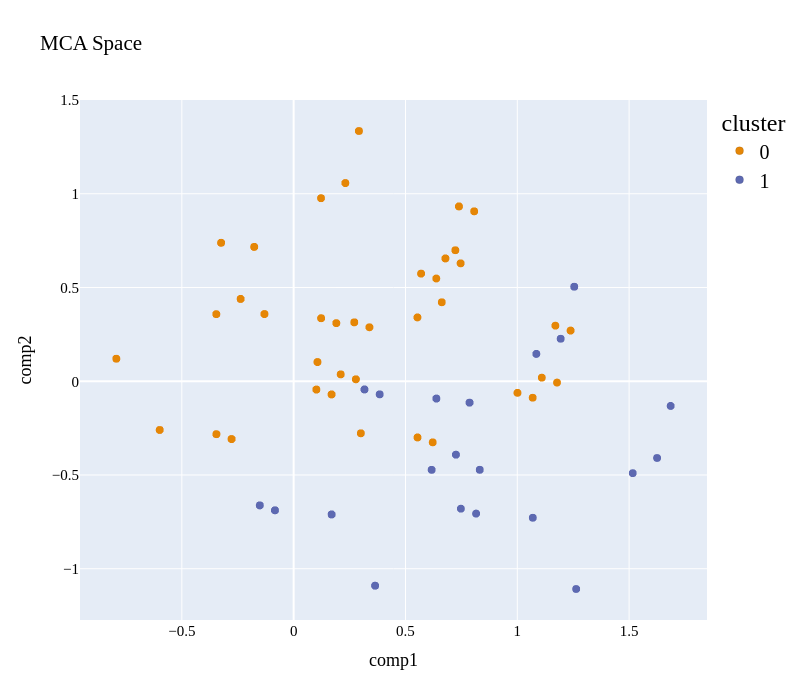

Source (notebook cell):
### Code cell
plot_pca_2d(mca_3d_df, title="MCA Space", opacity=1, width_line = 0.1)

### Figure 1 — Plotly figure (JSON) as saved in the notebook; plotly's stock layout.template omitted (floating-point values rounded to 4 significant figures; data arrays with more than 128 entries replaced by an {"elided": "..."} marker saying what was removed)
{"data": [{"hovertemplate": "cluster=0<br>comp1=%{x}<br>comp2=%{y}<extra></extra>", "legendgroup": "0", "marker": {"color": "rgb(229, 134, 6)", "line": {"color": "black", "width": 0.1}, "opacity": 1, "size": 8, "symbol": "circle"}, "mode": "markers", "name": "0", "showlegend": true, "type": "scattergl", "x": {"elided": "3622 float values"}, "xaxis": "x", "y": {"elided": "3622 float values"}, "yaxis": "y"}, {"hovertemplate": "cluster=1<br>comp1=%{x}<br>comp2=%{y}<extra></extra>", "legendgroup": "1", "marker": {"color": "rgb(93, 105, 177)", "line": {"color": "black", "width": 0.1}, "opacity": 1, "size": 8, "symbol": "circle"}, "mode": "markers", "name": "1", "showlegend": true, "type": "scattergl", "x": {"elided": "1378 float values"}, "xaxis": "x", "y": {"elided": "1378 float values"}, "yaxis": "y"}], "layout": {"autosize": false, "font": {"color": "black", "family": "Gilroy", "size": 15}, "height": 700, "legend": {"font": {"size": 20}, "title": {"font": {"family": "Times New Roman"}, "text": "cluster"}, "tracegroupgap": 0}, "scene": {"xaxis": {"title": {"font": {"color": "black"}, "text": "comp1"}}, "yaxis": {"title": {"font": {"color": "black"}, "text": "comp2"}}}, "showlegend": true, "title": {"text": "MCA Space"}, "width": 800, "xaxis": {"anchor": "y", "domain": [0, 1], "title": {"text": "comp1"}}, "yaxis": {"anchor": "x", "domain": [0, 1], "title": {"text": "comp2"}}}}
